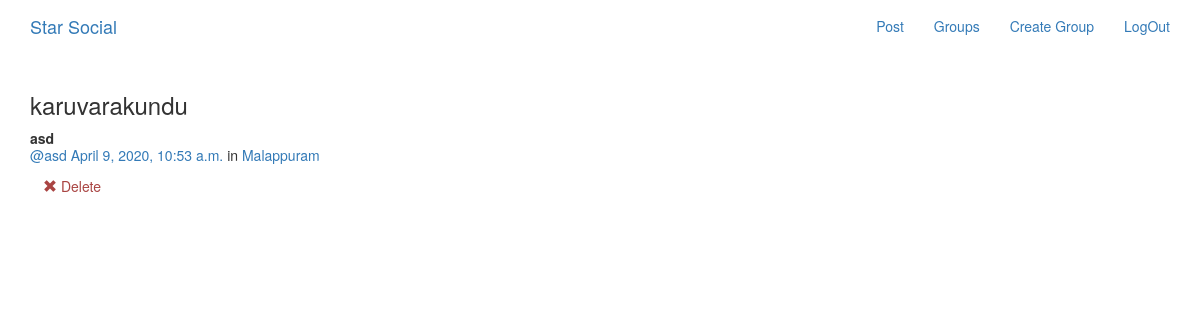
The app's page /posts/ (signed in) with its own data.
### posts/models.py (models this page shows, shortened)
class Post(models.Model):
    user=models.ForeignKey(User,related_name='posts',on_delete=models.DO_NOTHING)
    created_at=models.DateTimeField(auto_now=True)
    message=models.TextField()
    message_html=models.TextField(editable=False)
    group=models.ForeignKey(Group,related_name='posts',null=True,blank=True,on_delete=models.DO_NOTHING)
    class Meta:
        ordering =['-created_at']
        unique_together=['user','message']

### groups/models.py (models this page shows, shortened)
class Group(models.Model):
    name=models.CharField(max_length=255,unique=True)
    slug=models.SlugField(allow_unicode=True,unique=True)
    description=models.TextField(blank=True,default='')
    description_html=models.TextField(editable=False,default='',blank=True)
    members=models.ManyToManyField(User,through='GroupMember')

### posts/views.py (the view)
class PostList(SelectRelatedMixin, generic.ListView):
    model = models.Post
    select_related = ("user", "group")

### posts/templates/posts/post_list.html (shortened to what this page needs)
{% extends "posts/post_base.html" %}
{% load humanize %}
{% block post_content %}
<div class="col-md-8">
	{% for post in post_list %}
  {% include "posts/_post.html" %}
	{% endfor %}
</div>
{% endblock %}

### posts/templates/posts/_post.html
<div class="post media">
	<h3>{{ post.message_html|safe }}</h3>
	<div class="media-body">
		<strong>{{ post.user.username }}</strong>
		<h5 class="media-heading">
			<span class="username"><a href="{% url 'posts:for_user' username=post.user.username %}">@{{ post.user.username }}</a></span>
			<time class="time"><a href="{% url 'posts:single' username=post.user.username pk=post.pk %}">{{ post.created_at }}</a></time>
			{% if post.group %}
			<span class="group-name">in <a href="#">{{ post.group.name }}</a></span>
			{% endif %}
		</h5>
		<div class="media-footer">
			{% if user.is_authenticated and post.user == user and not hide_delete %}
				<a href="{% url 'posts:delete' pk=post.pk %}" title="delete" class="btn btn-simple">
					<span class="glyphicon glyphicon-remove text-danger" aria-hidden="true"></span>
					<span class="text-danger icon-label">Delete</span>
				</a>
			{% endif %}
		</div>
	</div>
</div>

### records on screen
Post: message_html "karuvarakundu", user.username "asd", created_at "April 9, 2020, 10:53 a.m.", group.name "Malappuram", shows "Delete"
